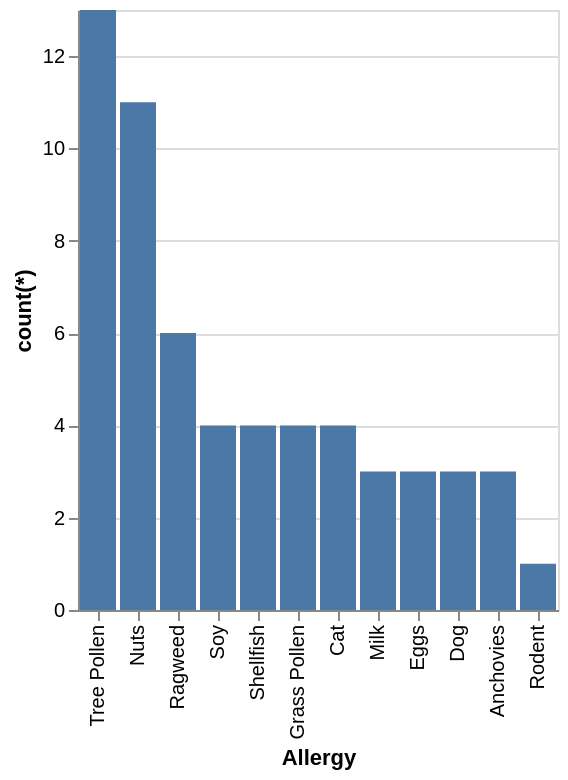

Vega-Lite specification stored for this chart:
### Vega-Lite specification from a JSON file in a GitHub repository (floating-point values rounded to 4 significant figures)
{"data": {"values": [{"x_data": "Tree Pollen", "y_data": 13}, {"x_data": "Nuts", "y_data": 11}, {"x_data": "Ragweed", "y_data": 6}, {"x_data": "Soy", "y_data": 4}, {"x_data": "Shellfish", "y_data": 4}, {"x_data": "Grass Pollen", "y_data": 4}, {"x_data": "Cat", "y_data": 4}, {"x_data": "Milk", "y_data": 3}, {"x_data": "Eggs", "y_data": 3}, {"x_data": "Dog", "y_data": 3}, {"x_data": "Anchovies", "y_data": 3}, {"x_data": "Rodent", "y_data": 1}]}, "mark": "bar", "encoding": {"x": {"field": "x_data", "type": "nominal", "title": "Allergy", "sort": {"op": "sum", "field": "y_data", "order": "descending"}}, "y": {"field": "y_data", "type": "quantitative", "title": "count(*)"}}}
